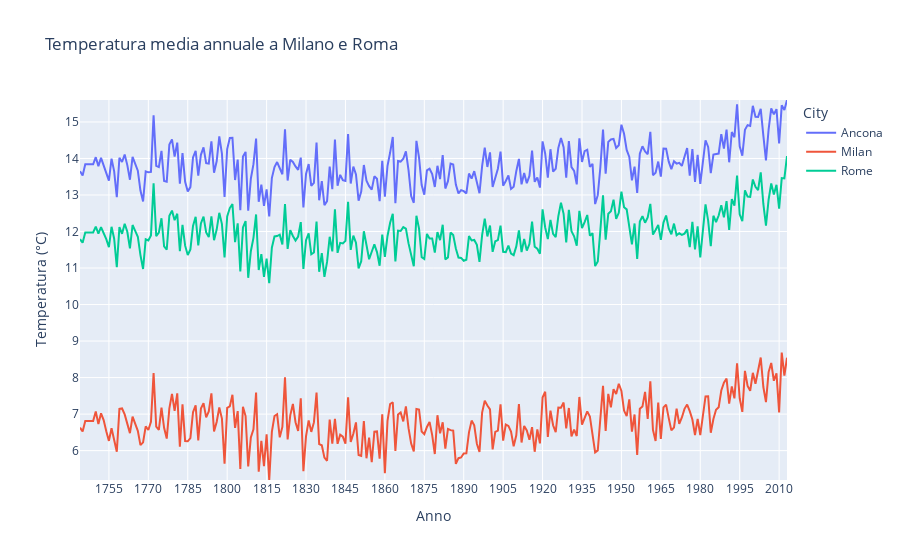

Notebook code for this chart:
### Code cell
fig = px.line(temp, x='year', y='AverageTemperature', color='City',
              title='Temperatura media annuale a Milano e Roma',
              range_x=[temp['year'].min(), temp['year'].max()], 
              range_y=[temp['AverageTemperature'].min(), temp['AverageTemperature'].max()],
              labels= {'year': 'Anno', 'AverageTemperature': 'Temperatura (°C)'},
              )

fig.update_xaxes(dtick=15)
fig.update_yaxes(dtick=1)
fig.show()

### Figure 1 — Plotly figure (JSON) as saved in the notebook; plotly's stock layout.template omitted (floating-point values rounded to 4 significant figures; data arrays with more than 128 entries replaced by an {"elided": "..."} marker saying what was removed)
{"data": [{"hovertemplate": "City=Ancona<br>Anno=%{x}<br>Temperatura (°C)=%{y}<extra></extra>", "legendgroup": "Ancona", "line": {"color": "#636efa", "dash": "solid"}, "marker": {"symbol": "circle"}, "mode": "lines", "name": "Ancona", "orientation": "v", "showlegend": true, "type": "scatter", "x": {"elided": "270 int values"}, "xaxis": "x", "y": {"elided": "270 float values"}, "yaxis": "y"}, {"hovertemplate": "City=Milan<br>Anno=%{x}<br>Temperatura (°C)=%{y}<extra></extra>", "legendgroup": "Milan", "line": {"color": "#EF553B", "dash": "solid"}, "marker": {"symbol": "circle"}, "mode": "lines", "name": "Milan", "orientation": "v", "showlegend": true, "type": "scatter", "x": {"elided": "270 int values"}, "xaxis": "x", "y": {"elided": "270 float values"}, "yaxis": "y"}, {"hovertemplate": "City=Rome<br>Anno=%{x}<br>Temperatura (°C)=%{y}<extra></extra>", "legendgroup": "Rome", "line": {"color": "#00cc96", "dash": "solid"}, "marker": {"symbol": "circle"}, "mode": "lines", "name": "Rome", "orientation": "v", "showlegend": true, "type": "scatter", "x": {"elided": "270 int values"}, "xaxis": "x", "y": {"elided": "270 float values"}, "yaxis": "y"}], "layout": {"legend": {"title": {"text": "City"}, "tracegroupgap": 0}, "title": {"text": "Temperatura media annuale a Milano e Roma"}, "xaxis": {"anchor": "y", "domain": [0, 1], "dtick": 15, "range": [1744, 2013], "title": {"text": "Anno"}}, "yaxis": {"anchor": "x", "domain": [0, 1], "dtick": 1, "range": [5.196, 15.6], "title": {"text": "Temperatura (°C)"}}}}
